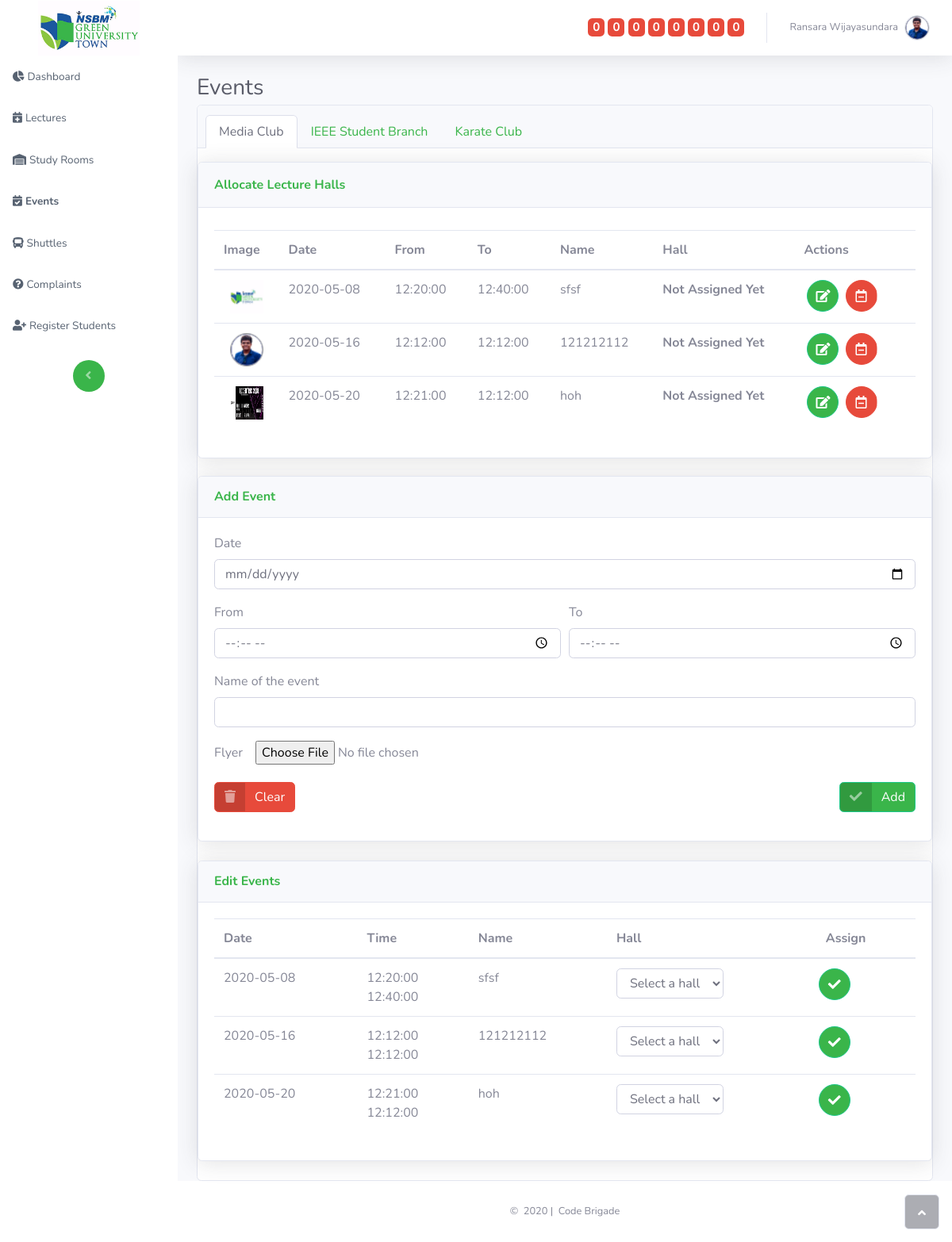
The app's page /events.php (signed in) with its own data.
### tables this page shows
CREATE TABLE `events` (
  `eventID` int(11) NOT NULL,
  `eventClub` varchar(20) NOT NULL,
  `eventDate` date NOT NULL,
  `eventFrom` time NOT NULL,
  `eventTo` time NOT NULL,
  `eventName` varchar(40) NOT NULL,
  `eventImage` varchar(200) NOT NULL,
  `eventStatus` tinyint(1) NOT NULL DEFAULT '1',
  `eventHall` varchar(30) DEFAULT NULL
);

### assets/php/addEvents.php (called while the page is built, shortened)
<?php
                    $update = false;
					$editevDate = '';
					$editevFrom = '';
					$editevTo = '';
					$editevName = '';
?>

### events.php (the view, shortened to what this page needs)
<!DOCTYPE html>
<html>
<head>
    <link rel="stylesheet" href="assets/bootstrap/css/bootstrap.min.css">
    <link rel="stylesheet" href="assets/fonts/fontawesome-all.min.css">
    <link rel="stylesheet" href="assets/css/custom.css">
</head>
<body id="page-top">
<?php require_once "assets/php/addEvents.php"; ?>
    <div id="wrapper">
        <nav class="navbar navbar-dark align-items-start sidebar sidebar-dark accordion bg-gradient-primary p-0">
            <div class="container-fluid d-flex flex-column p-0">
                <a class="navbar-brand d-flex justify-content-center align-items-center sidebar-brand m-0" href="#">
                    <div class="sidebar-brand-text mx-3"><img src="assets/img/nsbmlogo.png" style="height: 69px;"></div>
                </a>
                <ul class="nav navbar-nav text-light" id="accordionSidebar">
                    <li class="nav-item" role="presentation"><a class="nav-link" href="dashboard.php"><i class="fas fa-chart-pie" style="color: rgb(87,98,113);"></i><span style="color: rgb(87,98,113);">Dashboard</span></a></li>
                    <li class="nav-item" role="presentation"><a class="nav-link" href="lectures.php"><i class="fas fa-calendar-plus" style="color: rgb(87,98,113);"></i><span style="color: rgb(87,98,113);">Lectures</span></a></li>
                    <li class="nav-item" role="presentation"><a class="nav-link" href="studyrooms.php"><i class="fas fa-warehouse" style="color: rgb(87,98,113);"></i><span style="color: rgb(87,98,113);">Study Rooms</span></a></li>
                    <li class="nav-item" role="presentation"><a class="nav-link active" href="events.php"><i class="fas fa-calendar-check" style="color: rgb(87,98,113);"></i><span style="color: rgb(87,98,113);">Events</span></a></li>
                    <li class="nav-item" role="presentation"><a class="nav-link" href="shuttles.php"><i class="fas fa-bus" style="color: rgb(87,98,113);"></i><span style="color: rgb(87,98,113);">Shuttles</span></a></li>
                    <li class="nav-item" role="presentation"><a class="nav-link" href="complaints.php"><i class="fas fa-question-circle" style="color: rgb(87,98,113);"></i><span style="color: rgb(87,98,113);">Complaints</span></a></li>
                    <li class="nav-item" role="presentation"><a class="nav-link" href="addstudents.php"><i class="fas fa-user-plus" style="color: rgb(87,98,113);"></i><span style="color: rgb(87,98,113);">Register Students</span></a></li>
                </ul>
                <div class="text-center d-none d-md-inline"><button class="btn rounded-circle border-0" id="sidebarToggle" type="button" style="background-color: rgb(58,181,74);"></button></div>
            </div>
        </nav>
        <div class="d-flex flex-column" id="content-wrapper">
        <?php include "assets/php/headermenu.php";?>
        </div>
        </nav>
        <div class="container-fluid">
            <h3 class="text-dark mb-1">Events</h3>
            <div class="card">
                <div class="card-header">
                    <ul class="nav nav-tabs card-header-tabs" role="tablist">
                        <li class="nav-item"><a class="nav-link active" id="item-1-1-tab" data-toggle="tab" role="tab" aria-controls="item-1-1" aria-selected="true" href="#item-1-1">Media Club</a></li>
                        <li class="nav-item"><a class="nav-link" id="item-1-2-tab" data-toggle="tab" role="tab" aria-controls="item-1-2" aria-selected="false" href="#item-1-2">IEEE Student Branch</a></li>
                        <li class="nav-item"><a class="nav-link" id="item-1-3-tab" data-toggle="tab" role="tab" aria-controls="item-1-3" aria-selected="false" href="#item-1-3">Karate Club</a></li>
                    </ul>
                </div>
                <div id="nav-tabContent" class="tab-content">
                    <div id="item-1-1" class="tab-pane fade show active" role="tabpanel" aria-labelledby="item-1-1-tab">
                        <div class="row">
                            <div class="col">
                                <div class="card shadow">
                                    <div class="card-header py-3">
                                        <p class="text-primary m-0 font-weight-bold" style="color: rgb(58,181,74);">Allocate Lecture Halls</p>
                                    </div>
                                    <div class="card-body">
                                        <div class="table-responsive table mt-2" id="dataTable" role="grid" aria-describedby="dataTable_info">
                                        <table class="table dataTable my-0" id="dataTable">
                                            <thead>
                                                    <tr>
                                                        <th>Image</th>
                                                        <th>Date</th>
                                                        <th>From</th>
                                                        <th>To</th>
                                                        <th>Name</th>
                                                        <th>Hall</th>
                                                        <th>Actions</th>
                                                    </tr> </thead>
                                                    <tbody>
                                                    <?php
                                                        global $conn;
                                                        $query = $conn->query("select eventID,eventDate, eventFrom, eventTo, eventName, eventImage,eventHall from events where eventClub='IEEE' AND eventDate >= DATE(NOW()) ORDER BY eventDate,eventFrom ");
				                                        while($rows = $query->fetch_assoc()){
                                                        $evHall = $rows['eventHall'];
                                                        $nullHall = "<strong>Not Assigned Yet</strong>";
			                                            ?>
			                                            <tr>
                                                            <td><img src="assets/images/<?php echo $rows['eventImage'];?>" height="42" width="42"></td>
			                                            	<td><?php echo $rows['eventDate'];?></td>
			                                            	<td><?php echo $rows['eventFrom'];?></td>
                                                            <td><?php echo $rows['eventTo'];?></td>
                                                            <td><?php echo $rows['eventName'];?></td>
                                                            <td><?php if (isset($evHall)) {echo $evHall;} else {echo $nullHall;} ?></td>
                                                            <td><a href="events.php?edit=<?php echo $rows['eventID'];?> "  class="btn btn-success btn-circle ml-1" ><i class="fas fa-edit text-white"></i></a>
                                                            <a href="assets/php/deleteEvent.php?eventID=<?php echo $rows['eventID'];?> " class="btn btn-danger btn-circle ml-1"><i class="far fa-calendar-minus text-white"></a>
                                                            </td>
			                                                </tr>
			                                                <?php } ?>
                                                            </tbody>
                                            </table>
                                        </div>
                                    </div>
                                </div>
                            </div>
                        </div>
                        <div class="row" style="margin-top: 22px;">
                            <div class="col">
                                <div class="card shadow mb-4">
                                    <div class="card-header py-3">
                                    <?php
                                        if($update==true):
                                    ?>
                                                            <h6 class="text-primary font-weight-bold m-0">Update Event</h6>
                                      <?php else: ?>
                                                            <h6 class="text-primary font-weight-bold m-0">Add Event</h6>
                                            <?php endif; ?>
                                    </div>
                                    <div class="card-body">
                                        <div class="form-group">
                                            <form method="post" action="assets/php/addEvents.php" enctype="multipart/form-data">
                                                <div class="form-row">
                                                    <div class="col"><label>Date</label><input class="form-control" type="date" name="addEventDate" required="" value="<?php echo $editevDate?>"></div>
                                                </div>
                                                <div class="form-row" style="margin-top: 17px;">
                                                    <div class="col"><label>From</label><input class="form-control" type="time" name="addEventFrom" required="" value="<?php echo $editevFrom?>"></div>
                                                    <div class="col"><label>To</label><input class="form-control" type="time" name="addEventTo" required="" value="<?php echo $editevTo?>"></div>
                                                </div>
                                                <div class="form-row" style="margin-top: 17px;">
                                                    <div class="col"><label>Name of the event</label><input class="form-control" type="text" name="addEventName" required="" value="<?php echo $editevName?>"></div>
                                                </div>
                                                <div class="form-row" style="margin-top: 17px;">
                                                    <div class="col"><label>Flyer</label><input type="file" style="margin-left: 16px;" name="addEventFlyer"></div>
                                                </div>
                                                <div class="form-row" style="margin-top: 17px;">
                                                    <div class="col">
                                                        <div id="btnwrapperleft"><button class="btn btn-danger btn-icon-split" type="reset"><span class="text-white-50 icon"><i class="fas fa-trash"></i></span><span class="text-white text">Clear</span></button></div>
                                                    </div>
                                                    <div class="col">
                                                    <?php
                                                            if($update==true):
                                                        ?>
                                                                                <div id="btnwrapperright"><button name="update" class="btn btn-success btn-icon-split" type="submit"><span class="text-white-50 icon"><i class="fas fa-check"></i></span><span class="text-white text">Update</span></button></div>
                                                            <?php else: ?>
                                                        <div id="btnwrapperright"><button class="btn btn-success btn-icon-split" name="add" type="submit"><span class="text-white-50 icon"><i class="fas fa-check"></i></span><span class="text-white text">Add</span></button></div>
                                                        <?php endif; ?>                                                    </div>
                                                </div>
                                            </form>
                                        </div>
                                    </div>
                                </div>
                            </div>
                            <div class="col">
                                <div class="card shadow mb-4">
                                    <div class="card-header py-3">
                                        <h6 class="text-primary font-weight-bold m-0">Edit Events</h6>
                                    </div>
                                    <div class="card-body">
                                        <div class="form-group">
                                        <form class="form-inline" method="post" action="/nsbm/assets/php/assignHallEvent.php">
                                            <table class="table dataTable my-0" id="dataTable">
                                            <thead>
                                                    <tr>
                                                        <th>Date</th>
                                                        <th>Time</th>
                                                        <th>Name</th>
                                                        <th>Hall</th>
                                                        <th>&nbsp; &nbsp;Assign</th>
                                                    </tr>
                                                </thead>
                                                <tbody>
                                                <?php
                                                        global $conn;
                                                        $query = $conn->query("select * from events where eventClub='IEEE' AND eventDate >= DATE(NOW()) AND eventHall IS NULL ORDER BY eventDate,eventFrom");
                                                        while($rows = $query->fetch_assoc()){
                                                        ?>
                                                        <tr>
                                                            <td><?php echo $rows['eventDate'];?></td>
                                                            <td><?php echo $rows['eventFrom'];?></br><?php echo $rows['eventTo'];?></td>
                                                            <td><?php echo $rows['eventName'];?></td>
                                                            <td>
                                                            <div class="form-group">
                                                            <select  class="form-control" name="selectedHall" >
                                                                              <option disabled selected value> Select a hall</option>
                                                            </select>
                                                            </div>
                                                            <td><button class="btn btn-success btn-circle ml-1" type="submit"><i class="fas fa-check text-white"></i></button> </td>
                                                            </td>
                                                            </tr><?php } ?>
                                                </tbody>
                                            </table></form>
                                        </div>
                                    </div>
                                </div>
                            </div>
                        </div>
                    </div>
                </div>
            </div>
        </div>
    </div>
    <footer class="bg-white sticky-footer">
        <div class="container my-auto">
            <div class="text-center my-auto copyright"><span>© &nbsp;2020 | &nbsp;Code Brigade</span></div>
        </div>
    </footer>
    </div><a class="border rounded d-inline scroll-to-top" href="#page-top"><i class="fas fa-angle-up"></i></a></div>
</body>
</html>

### records on screen
events: eventImage (picture), eventDate "2020-05-08", eventFrom "12:20:00", eventTo "12:40:00", eventName "sfsf"
events: eventImage (picture), eventDate "2020-05-16", eventFrom "12:12:00", eventTo "12:12:00", eventName "121212112"
events: eventImage (picture), eventDate "2020-05-20", eventFrom "12:21:00", eventTo "12:12:00", eventName "hoh"
